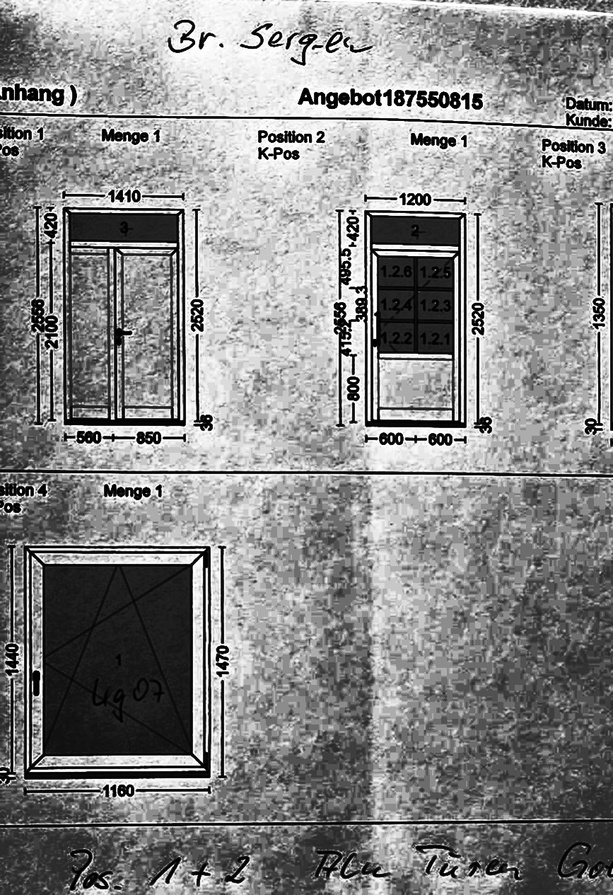
#> input picture app/vision/debug/segments/segment_0_enhanced.jpg, 613 x 895 px, shrunk from 867 x 1265 before the run, found by its file name
$ python debug_diagonals.py
#> lines starting #> are read from the running program, lines starting #| are printed output that depends on the picture
#> further down, image is the input picture: shape (895, 613, 3); min 0, max 255, mean 136.9
### app/vision/preprocessing/detect_diagonals.py
import cv2
import numpy as np


def detect_diagonals(
    image_path: str
):

    image = cv2.imread(image_path)

    gray = cv2.cvtColor(
        image,
        cv2.COLOR_BGR2GRAY
    )

    edges = cv2.Canny(
        gray,
        50,
        150
    )
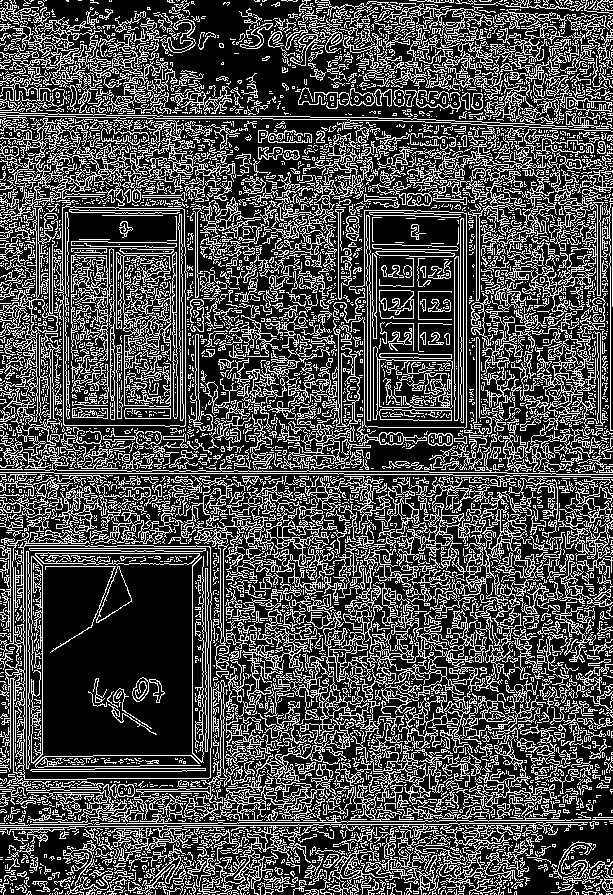
#> edges: shape (895, 613); 29.7% white in thin lines or dots

    lines = cv2.HoughLinesP(

        edges,

        1,

        np.pi / 180,

        threshold=40,

        minLineLength=40,

        maxLineGap=10
    )
#> lines = 2948 rows, first 6: [62, 303, 68, 241], [149, 242, 314, 495], [78, 566, 376, 268], [484, 1, 493, 243], [491, 0, 495, 242], [473, 327, 499, 267]

    diagonals = []

    if lines is None:
        return diagonals

    center_x = image.shape[1] / 2
#> center_x = 306.5
    center_y = image.shape[0] / 2
#> center_y = 447.5

    for line in lines:

        x1, y1, x2, y2 = line[0]

        dx = abs(x2 - x1)
        dy = abs(y2 - y1)

        if dx == 0:
            continue

        slope = dy / dx

        line_center_x = (x1 + x2) / 2
        line_center_y = (y1 + y2) / 2

        distance_x = abs(
            line_center_x - center_x
        )

        distance_y = abs(
            line_center_y - center_y
        )

        if (
            0.5 < slope < 2.5
            and distance_x < image.shape[1] * 0.35
            and distance_y < image.shape[0] * 0.20
        ):

            length = (
                (x2 - x1) ** 2
                + (y2 - y1) ** 2
            ) ** 0.5

            if length > image.shape[1] * 0.35:

                diagonals.append(
                    (x1, y1, x2, y2)
                )
#> this loop made 2948 passes
#> (x1, y1, x2, y2, dx, dy, slope, line_center_x) on passes 2, 3, 6, 12, 18, 23, 26, 29, 31, 33, 36, 39: (149, 242, 314, 495, 165, 253, 1.53, 231.5), (78, 566, 376, 268, 298, 298, 1, 227), (473, 327, 499, 267, 26, 60, 2.31, 486), (1, 197, 599, 795, 598, 598, 1, 300), (328, 520, 422, 351, 94, 169, 1.8, 375), (0, 201, 440, 656, 440, 455, 1.03, 220), (261, 370, 415, 660, 154, 290, 1.88, 338), (1, 283, 421, 703, 420, 420, 1, 211), (2, 345, 527, 870, 525, 525, 1, 264.5), (265, 373, 444, 552, 179, 179, 1, 354.5), (227, 630, 354, 410, 127, 220, 1.73, 290.5), (317, 379, 392, 540, 75, 161, 2.15, 354.5)
#> (x1, y1, x2, y2, dx, dy, slope, line_center_x) on passes 1, 4, 5, 7, 10, 11: (62, 303, 68, 241, 6, 62, 10.33, 65), (484, 1, 493, 243, 9, 242, 26.89, 488.5), (491, 0, 495, 242, 4, 242, 60.5, 493), (402, 447, 612, 35, 210, 412, 1.96, 507), (0, 110, 68, 223, 68, 113, 1.66, 34), (115, 894, 565, 444, 450, 450, 1, 340)

    return diagonals

### app/vision/debug/debug_diagonals.py
import cv2

from app.vision.preprocessing.detect_diagonals import (
    detect_diagonals
)

IMAGE = "app/vision/debug/segments/segment_0_enhanced.jpg"

image = cv2.imread(
    IMAGE
)

diagonals = detect_diagonals(
    IMAGE
)

print("\nDIAGONALS:\n")

for idx, d in enumerate(diagonals):

    x1, y1, x2, y2 = d

    length = (
        (x2 - x1) ** 2
        + (y2 - y1) ** 2
    ) ** 0.5

    print(
        f"{idx}:",
        d,
        "length=",
        round(length, 2)
    )

    cv2.putText(

        image,

        str(idx),

        (x1, y1),

        cv2.FONT_HERSHEY_SIMPLEX,

        1,

        (0, 255, 0),

        2
    )

    cv2.line(

        image,

        (x1, y1),

        (x2, y2),

        (0, 0, 255),

        2
    )
#> this loop made 50 passes
#> d on passes 1 to 12: (149, 242, 314, 495), (78, 566, 376, 268), (1, 197, 599, 795), (0, 201, 440, 656), (261, 370, 415, 660), (1, 283, 421, 703), (2, 345, 527, 870), (265, 373, 444, 552), (227, 630, 354, 410), (0, 199, 446, 645), (0, 517, 223, 294), (303, 251, 577, 657)
#| 0: (149, 242, 314, 495) length= 302.05
#| 1: (78, 566, 376, 268) length= 421.44
#| 2: (1, 197, 599, 795) length= 845.7
#| 3: (0, 201, 440, 656) length= 632.95
#| 4: (261, 370, 415, 660) length= 328.35
#| 5: (1, 283, 421, 703) length= 593.97
#| 6: (2, 345, 527, 870) length= 742.46
#| 7: (265, 373, 444, 552) length= 253.14
#> (further printed lines are left out)
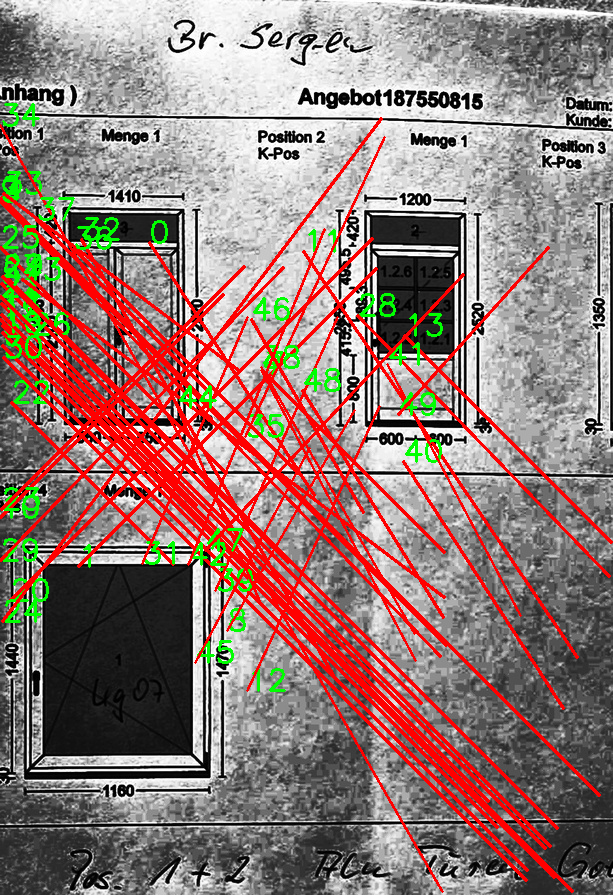
#> image: shape (895, 613, 3); mean B, G, R 117.4, 122.5, 147.1

output = "app/vision/debug/diagonals_debug.jpg"

cv2.imwrite(
    output,
    image
)

print("\nOUTPUT:")
print(output)
